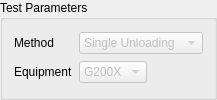
               <widget class="QGroupBox" name="groupBox_4">
                <property name="sizePolicy">
                 <sizepolicy hsizetype="Maximum" vsizetype="Preferred">
                  <horstretch>0</horstretch>
                  <verstretch>0</verstretch>
                 </sizepolicy>
                </property>
                <property name="title">
                 <string>Test Parameters</string>
                </property>
                <layout class="QGridLayout" name="gridLayout_57">
                 <item row="2" column="1">
                  <widget class="QLabel" name="label_37">
                   <property name="text">
                    <string>Equipment</string>
                   </property>
                  </widget>
                 </item>
                 <item row="2" column="2">
                  <widget class="QComboBox" name="comboBox_Equipment_tabTipRadius">
                   <property name="enabled">
                    <bool>false</bool>
                   </property>
                   <property name="sizePolicy">
                    <sizepolicy hsizetype="Maximum" vsizetype="Maximum">
                     <horstretch>0</horstretch>
                     <verstretch>0</verstretch>
                    </sizepolicy>
                   </property>
                   <item>
                    <property name="text">
                     <string>G200X</string>
                    </property>
                   </item>
                  </widget>
                 </item>
                 <item row="1" column="1">
                  <widget class="QLabel" name="label_72">
                   <property name="sizePolicy">
                    <sizepolicy hsizetype="Minimum" vsizetype="Minimum">
                     <horstretch>0</horstretch>
                     <verstretch>0</verstretch>
                    </sizepolicy>
                   </property>
                   <property name="maximumSize">
                    <size>
                     <width>16777215</width>
                     <height>16777215</height>
                    </size>
                   </property>
                   <property name="text">
                    <string>Method</string>
                   </property>
                  </widget>
                 </item>
                 <item row="1" column="2">
                  <widget class="QComboBox" name="comboBox_method_tabTipRadius">
                   <property name="enabled">
                    <bool>false</bool>
                   </property>
                   <property name="sizePolicy">
                    <sizepolicy hsizetype="MinimumExpanding" vsizetype="Maximum">
                     <horstretch>0</horstretch>
                     <verstretch>0</verstretch>
                    </sizepolicy>
                   </property>
                   <property name="minimumSize">
                    <size>
                     <width>120</width>
                     <height>0</height>
                    </size>
                   </property>
                   <property name="editable">
                    <bool>false</bool>
                   </property>
                   <item>
                    <property name="text">
                     <string>Single Unloading</string>
                    </property>
                   </item>
                   <item>
                    <property name="text">
                     <string>Multi Unloadings</string>
                    </property>
                   </item>
                   <item>
                    <property name="text">
                     <string>CSM</string>
                    </property>
                   </item>
                  </widget>
                 </item>
                </layout>
               </widget>
